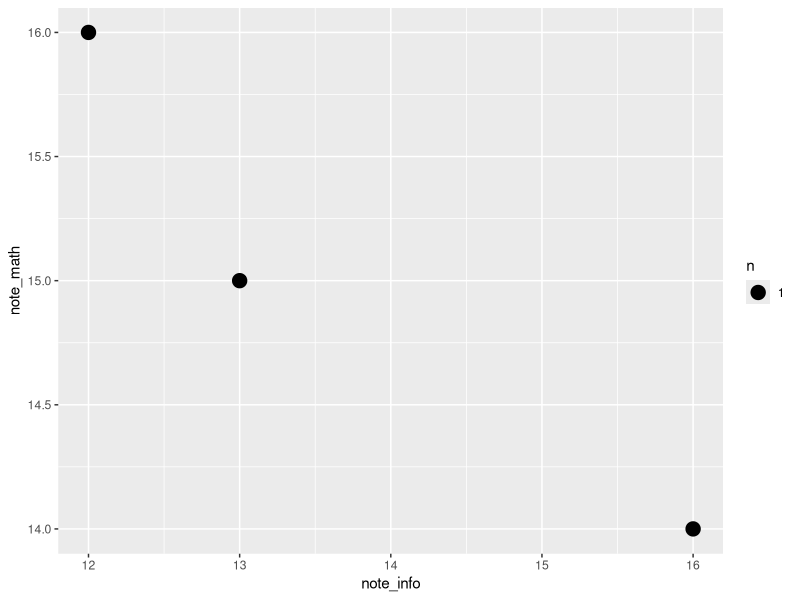
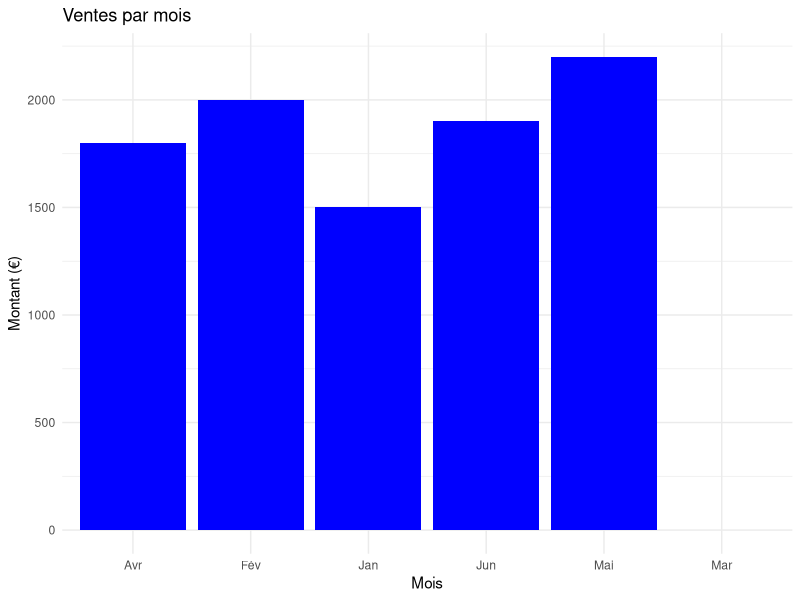

Recreate these plots in R, in order.
classifier_moyenne <- function(x, na.rm = FALSE){
  # print(paste("Ce vecteur contient", sum(is.na(x)), "valeurs manquantes."))
  if(mean(x, na.rm=na.rm) >= 0){
    return("Positif")
  } else{
    return("Négatif")
  }
}

ventes <- data.frame(
  mois = c("Jan", "Fév", "Mar", "Avr", "Mai", "Jun"),
  montant = c(1500, 2000, NA, 1800, 2200, 1900),
  vendeur = c("Alice", "Bob", "alice", "Bob", "Alice", "bob")
)

ventes$vendeur <- tolower(ventes$vendeur)

etudiants <- data.frame(
  nom = c("Dupont", "Martin", "Durand", "", "Petit"),
  age = c(20, "vingt-deux", 19, 21, 18),
  note_math = c(15, 12, NA, 16, 14),
  note_info = c(13, NA, 15, 12, 16),
  filiere = c("Info", "info", "Maths", "INFO", "maths")
)

etudiants[2, "age"] <- 22
etudiants$age <- as.numeric(etudiants$age)
etudiants$filiere <- tolower(etudiants$filiere)
etudiants[4, "nom"] <- NA


etudiants$moyenne <- (etudiants$note_math + etudiants$note_info)/2
etudiants_info <- etudiants[etudiants$filiere == "info",]
mean(etudiants_info$moyenne, na.rm=TRUE)
etudiants_math <- etudiants[etudiants$filiere == "maths",]
mean(etudiants_math$moyenne, na.rm=TRUE)

library(ggplot2)

ggplot(data = etudiants, aes(y=note_math, x=note_info)) +
  geom_count()

ggplot(data=ventes, aes(x= mois, y=montant)) +
  geom_col(fill='blue') +
  labs(title ='Ventes par mois',
       x = "Mois",
       y = "Montant (€)",
       fill = "Vendeur") +
  theme_minimal() #+
  # scale_fill_discrete(palette = scales::pal_viridis())
